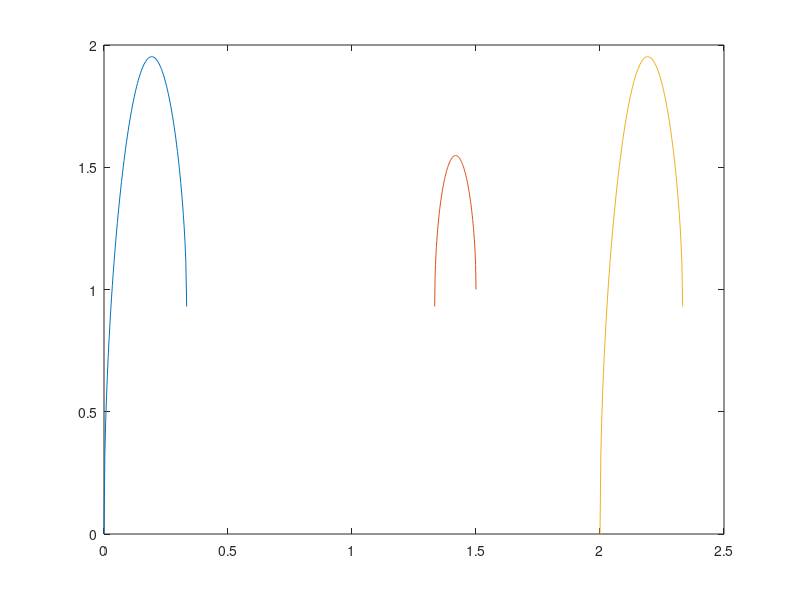

The MATLAB script that drew this image: (Note: this script raises an error after producing the figure.)
eps = 1e-5
f = @(x) sqrt(sin(2*pi*x)) + sqrt(sin(3*pi*x));
x1 = linspace(0, 1/3, 100);
x2 = linspace(4/3, 1.5, 100);
x3 = linspace(2, 7/3, 100);

plot(x1, f(x1), x2, f(x2), x3, f(x3))
xline(0, ':'); xline(1/3, ':');
xline(4/3, ':'); xline(1.5, ':');
xline(2, ':'); xline(7/3, ':');
xlabel('x')
ylabel('y')
